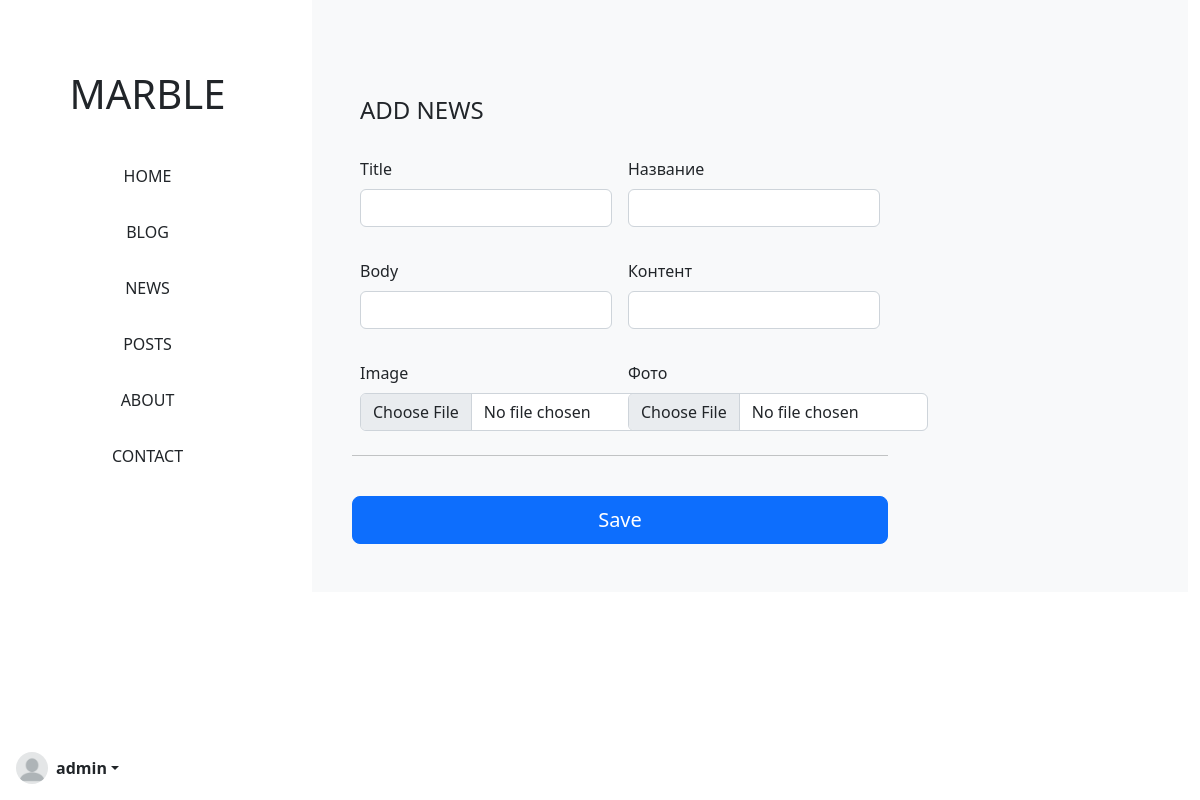
The app's page /en/blogs/add_news/ (signed in) with its own data.
### account/models.py (models this page shows, shortened)
class Account(AbstractBaseUser):
    email = models.EmailField(verbose_name='email', max_length=50, unique=True)
    f_name = models.CharField(max_length=50, blank=True, null=True)
    l_name = models.CharField(max_length=50, blank=True, null=True)
    user_name = models.CharField(max_length=50, blank=True, null=True)
    image = models.ImageField(upload_to=upload_location, blank=True, null=True)
    age = models.CharField(max_length=15, blank=True, null=True)
    date_birthday = models.DateTimeField(blank=True, null=True)
    phone_number = models.CharField(max_length=20, blank=True, null=True)
    is_admin = models.BooleanField(default=False)
    is_active = models.BooleanField(default=True)
    is_staff = models.BooleanField(default=False)
    is_superuser = models.BooleanField(default=False)
    USERNAME_FIELD = 'email'
    objects = MyAccountManage()
    @property
    def imageURL(self):
        try:
            url = str(self.image.url)
        except:
            url = ''
        return url
    class Meta:
        app_label = 'account'

### blog/views.py (the view, shortened to what this page needs)
# urls.py: path('add_news/', create_news, name='news_add'),
@login_required
def create_news(request):
    context = {}
    user = request.user
    if not user.is_authenticated:
        return redirect("account:signin")
    if not user.is_superuser:
        return HttpResponse("Only an admin can create a post!")
    form = NewsBlogForm(request.POST or None, request.FILES or None)
    sidebar = Account.objects.filter(id=user.id)
    context['news'] = form
    context['sidebar'] = sidebar
    return render(request, "create_news.html", context)

### blog/forms.py
class NewsBlogForm(forms.ModelForm):
    class Meta:
        model = NewsBlogModel
        fields = ['title_en', 'title_ru', 'body_en', 'body_ru', 'image_en', 'image_ru']

### blog/templates/create_news.html (shortened to what this page needs)
{% extends 'base.html' %}
{% load static %}
{% block content %}
    <link href="form-validation.css" rel="stylesheet">
  </head>
<form method="post" enctype="multipart/form-data">
    <div class="container">
      <main class="bg-light p-5">
          <div class="col-md-7 col-lg-8">
            <h4 class="mb-3 mt-5">ADD NEWS</h4>
            <form class="needs-validation" novalidate>
              <div class="row g-3">
                      <div class="col-sm-6">
                        <label for="title_en" class="form-label mt-3">Title</label>
                        <input type="text" class="form-control " id="title_en" name="title_en" required>
                      </div>
                      <div class="col-sm-6">
                        <label for="title_ru" class="form-label mt-3">Название</label>
                        <input type="text" class="form-control " id="title_ru" name="title_ru" required>
                      </div>
                      <div class="col-sm-6">
                        <label for="body_en" class="form-label mt-3">Body</label>
                        <input type="text" class="form-control" id="body_en" name="body_en" required>
                      </div>
                      <div class="col-sm-6">
                        <label for="body_ru" class="form-label mt-3">Контент</label>
                        <input type="text" class="form-control" id="body_ru" name="body_ru" required>
                      </div>
                      <div class="col-sm-6">
                        <label for="image_en" class="form-label mt-3">Image</label>
                        <input style="width:300px" type="file" class="form-control" id="image_en" name="image_en" required>
                      </div>
                      <div class="col-sm-6">
                        <label for="image_ru" class="form-label mt-3">Фото</label>
                        <input style="width:300px" type="file" class="form-control" id="image_ru" name="image_ru" required>
                      </div>
                    <hr class="my-4">
                    <button class="w-100 btn btn-primary btn-lg" type="submit">Save</button>
                    </div>
                  </form>
              </div>
          </div>
</form>
  </body>
{% endblock %}

### templates/snippets/sidebar.html (shortened to what this page needs)
{% load static %}
<!doctype html>
<html lang="en">
  <head>
    <link href="https://cdn.jsdelivr.net/npm/bootstrap@5.0.2/dist/css/bootstrap.min.css" rel="stylesheet">
<link href="{% static 'bootstrap.min.css' %}" rel="stylesheet">
    <link href="sidebars.css" rel="stylesheet">
  </head>
  <body class="bg-white" >
<main  class="d-flex flex-nowrap">
  <div class="position-fixed  d-flex flex-column flex-shrink-0 p-3 text-dark bg-white" style="width: 295px; left:0; top:0;z-index:10; bottom:0">
    <a href="{% url 'account:home_page' %}" style="font-size:40px; font-weight: 800s;" class="mt-5 text-center text-dark text-decoration-none">MARBLE</a>
    <ul data-list  class="nav nav-pills mt-4 flex-column text-center mb-auto">
      <li class="nav-item my-2">
        <a href="{% url 'account:home_page' %}" class="nav-link text-dark " aria-current="page">
          HOME
        </a>
      </li>
      <li class="nav-item my-2">
        <a href="{% url 'blog:blog_view' %}" class="nav-link text-dark">
          BLOG
        </a>
      </li>
      <li class="nav-item my-2">
        <a href="{% url 'blog:news' %}" class="nav-link text-dark">
          NEWS
        </a>
      </li>
      <li class="nav-item my-2">
        <a href="{% url 'blog:posts' %}" class="nav-link text-dark">
          POSTS
        </a>
      </li>
      <li class="nav-item my-2">
        <a href="{% url 'blog:about' %}" class="nav-link text-dark">
          ABOUT
        </a>
      </li>
      <li class="nav-item my-2">
        <a href="{% url 'blog:contact' %}" class="nav-link text-dark">
          CONTACT
        </a>
      </li>
    </ul>
    <div class="dropdown">
      <a href="#" class="d-flex align-items-center text-dark text-decoration-none dropdown-toggle" id="dropdownUser1" data-bs-toggle="dropdown" aria-expanded="false">
    {% for post in sidebar %}
        <img src="{{ post.imageURL }}" alt="" width="32" height="32" class="rounded-circle me-2">
        <strong>{{ post.user_name }}</strong>
    {% endfor %}
      </a>
    </div>
  </div>
</main>
  </body>
</html>

### static/sidebars.css (style rules this page uses)
body { min-height: 100vh; min-height: -webkit-fill-available; }
html { height: -webkit-fill-available; }
main { height: 100vh; height: -webkit-fill-available; max-height: 100vh; overflow-x: auto; overflow-y: hidden; }
.dropdown-toggle { outline: 0; }

### static/form-validation.css (style rules this page uses)
.container { max-width: 960px; }

### blog/templates/create_news.html (style rules this page uses)
body { padding-left:300px;   }

### records on screen
Account: imageURL (picture), user_name "admin"
